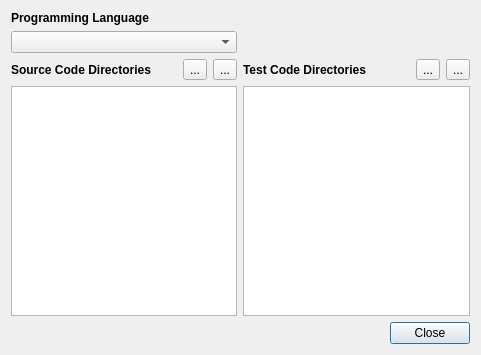
<?xml version="1.0" encoding="UTF-8"?>
<ui version="4.0">
 <class>SettingsDialog</class>
 <widget class="QDialog" name="SettingsDialog">
  <property name="geometry">
   <rect>
    <x>0</x>
    <y>0</y>
    <width>481</width>
    <height>355</height>
   </rect>
  </property>
  <property name="windowTitle">
   <string>Project Settings</string>
  </property>
  <layout class="QGridLayout" name="gridLayout">
   <item row="0" column="0" colspan="3">
    <widget class="QLabel" name="label">
     <property name="font">
      <font>
       <weight>75</weight>
       <bold>true</bold>
      </font>
     </property>
     <property name="text">
      <string>Programming Language</string>
     </property>
    </widget>
   </item>
   <item row="1" column="3" colspan="2">
    <spacer name="horizontalSpacer_3">
     <property name="orientation">
      <enum>Qt::Horizontal</enum>
     </property>
     <property name="sizeHint" stdset="0">
      <size>
       <width>195</width>
       <height>20</height>
      </size>
     </property>
    </spacer>
   </item>
   <item row="3" column="0">
    <widget class="QLabel" name="label_2">
     <property name="font">
      <font>
       <weight>75</weight>
       <bold>true</bold>
      </font>
     </property>
     <property name="text">
      <string>Source Code Directories</string>
     </property>
    </widget>
   </item>
   <item row="1" column="0" colspan="3">
    <widget class="QComboBox" name="languageComboBox"/>
   </item>
   <item row="3" column="1">
    <widget class="QToolButton" name="addSourceDirButton">
     <property name="text">
      <string>...</string>
     </property>
     <property name="icon">
      <iconset resource="resources.qrc">
       <normaloff>:/icons/Resources/list-add-3.ico</normaloff>:/icons/Resources/list-add-3.ico</iconset>
     </property>
    </widget>
   </item>
   <item row="3" column="2">
    <widget class="QToolButton" name="removeSourceDirButton">
     <property name="text">
      <string>...</string>
     </property>
     <property name="icon">
      <iconset resource="resources.qrc">
       <normaloff>:/icons/Resources/list-remove-5.ico</normaloff>:/icons/Resources/list-remove-5.ico</iconset>
     </property>
    </widget>
   </item>
   <item row="3" column="3">
    <widget class="QLabel" name="label_3">
     <property name="font">
      <font>
       <weight>75</weight>
       <bold>true</bold>
      </font>
     </property>
     <property name="text">
      <string>Test Code Directories</string>
     </property>
    </widget>
   </item>
   <item row="4" column="3" colspan="3">
    <widget class="QListView" name="testDirsListView"/>
   </item>
   <item row="4" column="0" colspan="3">
    <widget class="QListView" name="sourceDirsListView"/>
   </item>
   <item row="5" column="0" colspan="6">
    <widget class="QDialogButtonBox" name="buttonBox">
     <property name="orientation">
      <enum>Qt::Horizontal</enum>
     </property>
     <property name="standardButtons">
      <set>QDialogButtonBox::Close</set>
     </property>
    </widget>
   </item>
   <item row="3" column="5">
    <widget class="QToolButton" name="removeTestDirButton">
     <property name="text">
      <string>...</string>
     </property>
     <property name="icon">
      <iconset resource="resources.qrc">
       <normaloff>:/icons/Resources/list-remove-5.ico</normaloff>:/icons/Resources/list-remove-5.ico</iconset>
     </property>
    </widget>
   </item>
   <item row="3" column="4">
    <widget class="QToolButton" name="addTestDirButton">
     <property name="text">
      <string>...</string>
     </property>
     <property name="icon">
      <iconset resource="resources.qrc">
       <normaloff>:/icons/Resources/list-add-3.ico</normaloff>:/icons/Resources/list-add-3.ico</iconset>
     </property>
    </widget>
   </item>
  </layout>
 </widget>
 <resources>
  <include location="resources.qrc"/>
 </resources>
 <connections>
  <connection>
   <sender>buttonBox</sender>
   <signal>accepted()</signal>
   <receiver>SettingsDialog</receiver>
   <slot>accept()</slot>
   <hints>
    <hint type="sourcelabel">
     <x>248</x>
     <y>254</y>
    </hint>
    <hint type="destinationlabel">
     <x>157</x>
     <y>274</y>
    </hint>
   </hints>
  </connection>
  <connection>
   <sender>buttonBox</sender>
   <signal>rejected()</signal>
   <receiver>SettingsDialog</receiver>
   <slot>reject()</slot>
   <hints>
    <hint type="sourcelabel">
     <x>316</x>
     <y>260</y>
    </hint>
    <hint type="destinationlabel">
     <x>286</x>
     <y>274</y>
    </hint>
   </hints>
  </connection>
 </connections>
</ui>
